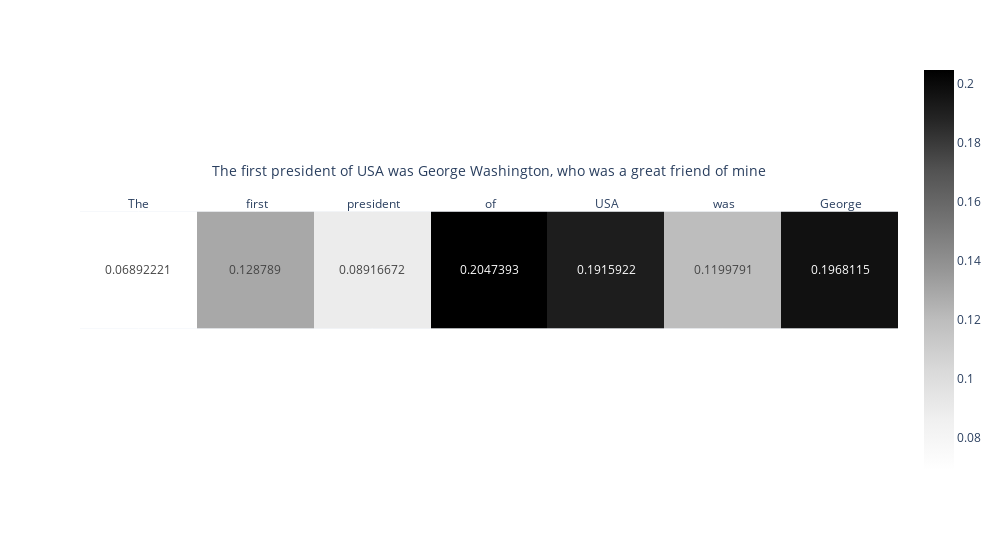

The notebook cell saved with this chart:
### Code cell
w = get_output_words_weigths(sample_text, result, predictor_hugging, "|<endoftext>|", False)
ranking_score = scores_list[2]@w 
fig = generate_heat_map_from_raking_scores(ranking_score, sample_text, tokenizer, result)
fig.show()

### Figure 1 — Plotly figure (JSON) as saved in the notebook; plotly's stock layout.template omitted (floating-point values rounded to 4 significant figures)
{"data": [{"coloraxis": "coloraxis", "hovertemplate": "x: %{x}<br>y: %{y}<br>color: %{z}<extra></extra>", "name": "0", "texttemplate": "%{z}", "type": "heatmap", "x": ["The", " first", " president", " of", " USA", " was", " George"], "xaxis": "x", "y": [""], "yaxis": "y", "z": [[0.06892, 0.1288, 0.08917, 0.2047, 0.1916, 0.12, 0.1968]]}], "layout": {"coloraxis": {"colorscale": [[0, "rgb(255,255,255)"], [0.125, "rgb(240,240,240)"], [0.25, "rgb(217,217,217)"], [0.375, "rgb(189,189,189)"], [0.5, "rgb(150,150,150)"], [0.625, "rgb(115,115,115)"], [0.75, "rgb(82,82,82)"], [0.875, "rgb(37,37,37)"], [1, "rgb(0,0,0)"]]}, "margin": {"t": 60}, "width": 1000, "xaxis": {"anchor": "y", "constrain": "domain", "domain": [0, 1], "scaleanchor": "y", "side": "top", "title": {"text": "The first president of USA was George Washington, who was a great friend of mine"}}, "yaxis": {"anchor": "x", "autorange": "reversed", "constrain": "domain", "domain": [0, 1]}}}
